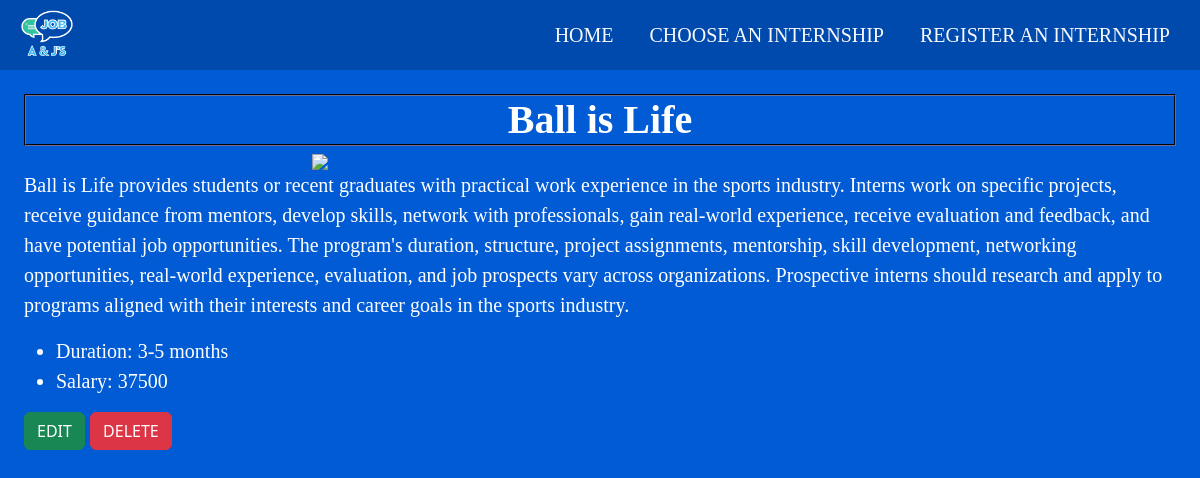
/internships/3, run on the app's committed database.
### tables this page shows
CREATE TABLE "programs" (
	"id"	INTEGER NOT NULL UNIQUE,
	"program_type"	TEXT,
	"name"	TEXT,
	"salary"	NUMERIC,
	"duration"	TEXT,
	"description"	TEXT,
	"url"	TEXT,
	PRIMARY KEY("id" AUTOINCREMENT)
);

### app.py (the view)
@app.route('/internships/<program_type>')
def internships(program_type):
    programs_list = read_programs_by_program_type(program_type)
    return render_template("internship.html", program_type=program_type, programs=programs_list)

### app.py (called while the page is built)
@app.route('/internships/<int:program_id>')
def program(program_id):
    program = read_program_by_program_id(program_id)
    return render_template("program.html",program=program)

### data.py (called while the page is built)
def connect_to_db(path):
    conn = sqlite3.connect(path)
    conn.row_factory = sqlite3.Row
    return (conn, conn.cursor())

def read_program_by_program_id(program_id):
    conn, cur = connect_to_db(db_path)
    query = 'SELECT * FROM programs WHERE id = ?'
    value = program_id
    results = cur.execute(query,(value,)).fetchone()
    conn.close()
    return results

### templates/program.html (shortened to what this page needs)
{% extends 'base.html' %}
{% block content %}
<h1 class="program_h1">{{ program.name }}</h1>
<img class="program_image" src="{{program.url}}">
<p class="program_details">{{ program.description }}</p>
<ul class="program_numbers">
    {% if program.duration %}
    <li>Duration: {{ program.duration }}</li>
    {% endif %}
    <li>Salary: {{ program.salary }}</li>
</ul>
<form action="{{ url_for('modify') }}" method="post">
    <input class="btn btn-success" style="text-transform:uppercase" type="submit" name="modify" value="edit"></input>
    <input class="btn btn-danger" style="text-transform:uppercase" type="submit" name="modify" value="delete"></input>
</form>
{% endblock %}

### static/css/style.css (style rules this page uses)
body { background-color: #005bd4; color: #050A30; font-size: 20px; }
.program_h1 { color:#ffffff; text-align: center; font-family: 'Garamond', serif; font-weight: bold; border:2px groove; border-bottom-color:#2E2C3B; border-top-color:#2E2C3B; border-left-color:#2E2C3B; border-right-color:#2E2C3B; }
.program_image { display: block; margin-left: auto; margin-right: auto; width: 50%; }
.program_details { color: #ffffff; font-family: 'Times New Roman', serif; font-size: 20px; text-decoration: none; }
.program_numbers { color: #ffffff; font-family: 'Times New Roman', serif; font-size: 20px; text-decoration: none; }

### data on the page
programs: name "Ball is Life", description "Ball is Life provides students or recent graduates with practical work experience in the sports industry. Interns work on specific projects, receive guidance from mentors, develop skills, network with professionals, gain real-world experience, receive evaluation and feedback, and have potential job opportunities. The program's duration, structure, project assignments, mentorship, skill development, networking opportunities, real-world experience, evaluation, and job prospects vary across organizations. Prospective interns should research and apply to programs aligned with their interests and career goals in the sports industry.", duration "3-5 months", salary "37500"
